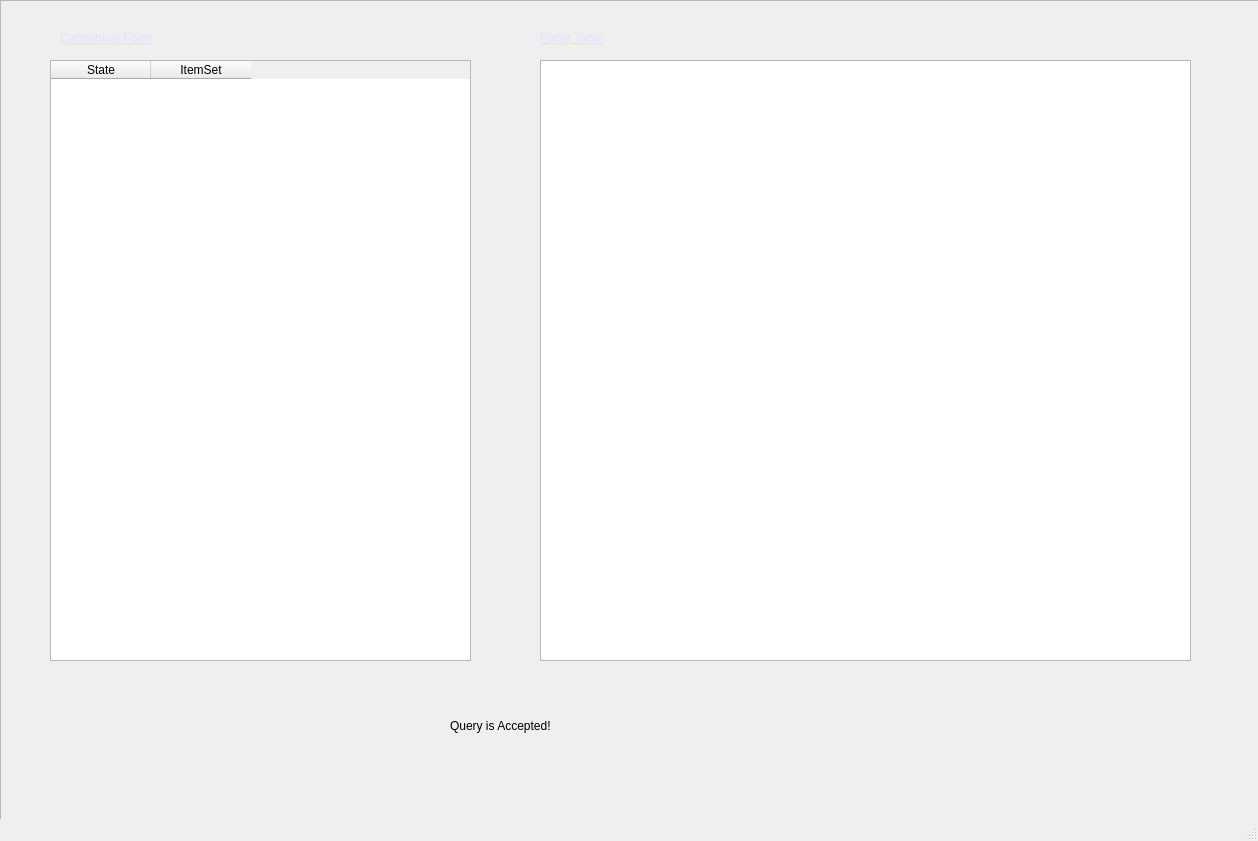
<?xml version="1.0" encoding="UTF-8"?>
<ui version="4.0">
 <class>LRwindow</class>
 <widget class="QMainWindow" name="LRwindow">
  <property name="geometry">
   <rect>
    <x>0</x>
    <y>0</y>
    <width>1258</width>
    <height>841</height>
   </rect>
  </property>
  <property name="windowTitle">
   <string>MainWindow</string>
  </property>
  <widget class="QWidget" name="centralwidget">
   <widget class="QTableWidget" name="I_Table">
    <property name="geometry">
     <rect>
      <x>50</x>
      <y>60</y>
      <width>421</width>
      <height>601</height>
     </rect>
    </property>
    <column>
     <property name="text">
      <string>State</string>
     </property>
    </column>
    <column>
     <property name="text">
      <string>ItemSet</string>
     </property>
    </column>
   </widget>
   <widget class="QTableWidget" name="parse_Table">
    <property name="geometry">
     <rect>
      <x>540</x>
      <y>60</y>
      <width>651</width>
      <height>601</height>
     </rect>
    </property>
    <property name="autoFillBackground">
     <bool>false</bool>
    </property>
    <property name="showGrid">
     <bool>true</bool>
    </property>
   </widget>
   <widget class="QLabel" name="ResultLabel">
    <property name="geometry">
     <rect>
      <x>450</x>
      <y>700</y>
      <width>321</width>
      <height>51</height>
     </rect>
    </property>
    <property name="styleSheet">
     <string notr="true">font: 16pt &quot;Courier New&quot;;
color: qconicalgradient(cx:0.045, cy:0.528409, angle:180.3, stop:0 rgba(35, 40, 3, 255), stop:0.16 rgba(136, 106, 22, 255), stop:0.225 rgba(166, 140, 41, 255), stop:0.285 rgba(204, 181, 74, 255), stop:0.345 rgba(235, 219, 102, 255), stop:0.415 rgba(245, 236, 112, 255), stop:0.52 rgba(209, 190, 76, 255), stop:0.57 rgba(187, 156, 51, 255), stop:0.635 rgba(168, 142, 42, 255), stop:0.695 rgba(202, 174, 68, 255), stop:0.75 rgba(218, 202, 86, 255), stop:0.815 rgba(208, 187, 73, 255), stop:0.88 rgba(187, 156, 51, 255), stop:0.935 rgba(137, 108, 26, 255), stop:1 rgba(35, 40, 3, 255));</string>
    </property>
    <property name="text">
     <string>Query is Accepted!</string>
    </property>
   </widget>
   <widget class="QLabel" name="label">
    <property name="geometry">
     <rect>
      <x>540</x>
      <y>30</y>
      <width>461</width>
      <height>16</height>
     </rect>
    </property>
    <property name="styleSheet">
     <string notr="true">font: 75 11pt &quot;Consolas&quot;;
text-decoration: underline;
color: rgb(225, 225, 255);</string>
    </property>
    <property name="text">
     <string>Parse Table</string>
    </property>
   </widget>
   <widget class="QLabel" name="label_2">
    <property name="geometry">
     <rect>
      <x>60</x>
      <y>30</y>
      <width>321</width>
      <height>16</height>
     </rect>
    </property>
    <property name="styleSheet">
     <string notr="true">font: 75 11pt &quot;Consolas&quot;;
text-decoration: underline;
color: rgb(225, 225, 255);</string>
    </property>
    <property name="text">
     <string>Cannonical Form</string>
    </property>
   </widget>
   <widget class="QFrame" name="frame">
    <property name="geometry">
     <rect>
      <x>0</x>
      <y>0</y>
      <width>1271</width>
      <height>831</height>
     </rect>
    </property>
    <property name="styleSheet">
     <string notr="true">background-image: url(:/bgImage/graphics.webp);</string>
    </property>
    <property name="frameShape">
     <enum>QFrame::StyledPanel</enum>
    </property>
    <property name="frameShadow">
     <enum>QFrame::Raised</enum>
    </property>
   </widget>
   <zorder>frame</zorder>
   <zorder>I_Table</zorder>
   <zorder>parse_Table</zorder>
   <zorder>ResultLabel</zorder>
   <zorder>label</zorder>
   <zorder>label_2</zorder>
  </widget>
  <widget class="QMenuBar" name="menubar">
   <property name="geometry">
    <rect>
     <x>0</x>
     <y>0</y>
     <width>1258</width>
     <height>26</height>
    </rect>
   </property>
  </widget>
  <widget class="QStatusBar" name="statusbar"/>
 </widget>
 <resources>
  <include location="bgimage.qrc"/>
 </resources>
 <connections/>
</ui>
